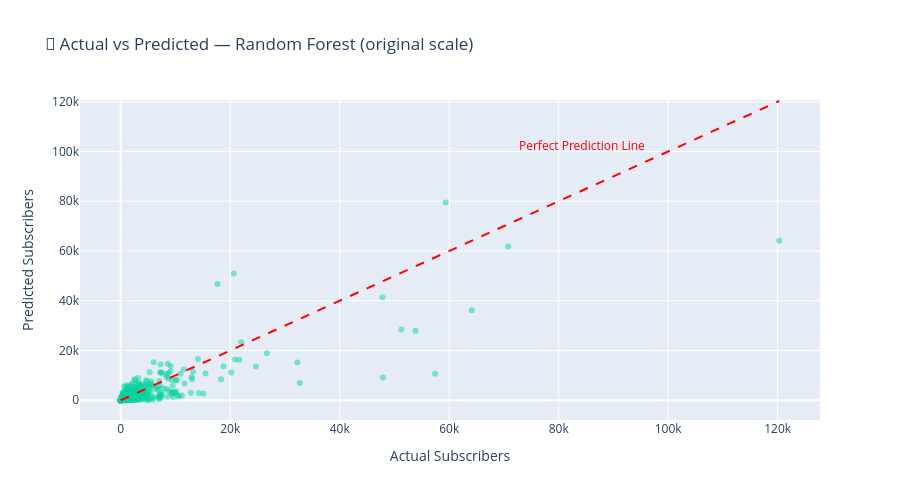

The notebook cell saved with this chart:
### Markdown cell above
## 9️⃣ Actual vs Predicted — Random Forest

### Code cell
rf_model = results['Random Forest']['model']
y_pred_log_rf = rf_model.predict(X_test)

y_true_orig = np.expm1(y_test.values)
y_pred_orig = np.expm1(y_pred_log_rf)

fig = px.scatter(
    x=y_true_orig, y=y_pred_orig,
    labels={'x': 'Actual Subscribers', 'y': 'Predicted Subscribers'},
    title='🎯 Actual vs Predicted — Random Forest (original scale)',
    opacity=0.5, color_discrete_sequence=['#06d6a0']
)
# Perfect prediction line
max_val = max(y_true_orig.max(), y_pred_orig.max())
fig.add_shape(type='line', x0=0, y0=0, x1=max_val, y1=max_val,
              line=dict(color='red', dash='dash', width=2))
fig.add_annotation(x=max_val*0.7, y=max_val*0.85,
                   text="Perfect Prediction Line",
                   showarrow=False, font=dict(color='red', size=12))
fig.update_layout(height=500)
fig.show()

### Figure 1 — Plotly figure (JSON) as saved in the notebook; plotly's stock layout.template omitted (floating-point values rounded to 4 significant figures; data arrays with more than 128 entries replaced by an {"elided": "..."} marker saying what was removed)
{"data": [{"hovertemplate": "Actual Subscribers=%{x}<br>Predicted Subscribers=%{y}<extra></extra>", "legendgroup": "", "marker": {"color": "#06d6a0", "opacity": 0.5, "symbol": "circle"}, "mode": "markers", "name": "", "orientation": "v", "showlegend": false, "type": "scatter", "x": {"elided": "735 float values"}, "xaxis": "x", "y": {"elided": "735 float values"}, "yaxis": "y"}], "layout": {"annotations": [{"font": {"color": "red", "size": 12}, "showarrow": false, "text": "Perfect Prediction Line", "x": 84200.0, "y": 102200.0}], "height": 500, "legend": {"tracegroupgap": 0}, "shapes": [{"line": {"color": "red", "dash": "dash", "width": 2}, "type": "line", "x0": 0, "x1": 120300.0, "y0": 0, "y1": 120300.0}], "title": {"text": "🎯 Actual vs Predicted — Random Forest (original scale)"}, "xaxis": {"anchor": "y", "domain": [0, 1], "title": {"text": "Actual Subscribers"}}, "yaxis": {"anchor": "x", "domain": [0, 1], "title": {"text": "Predicted Subscribers"}}}}
